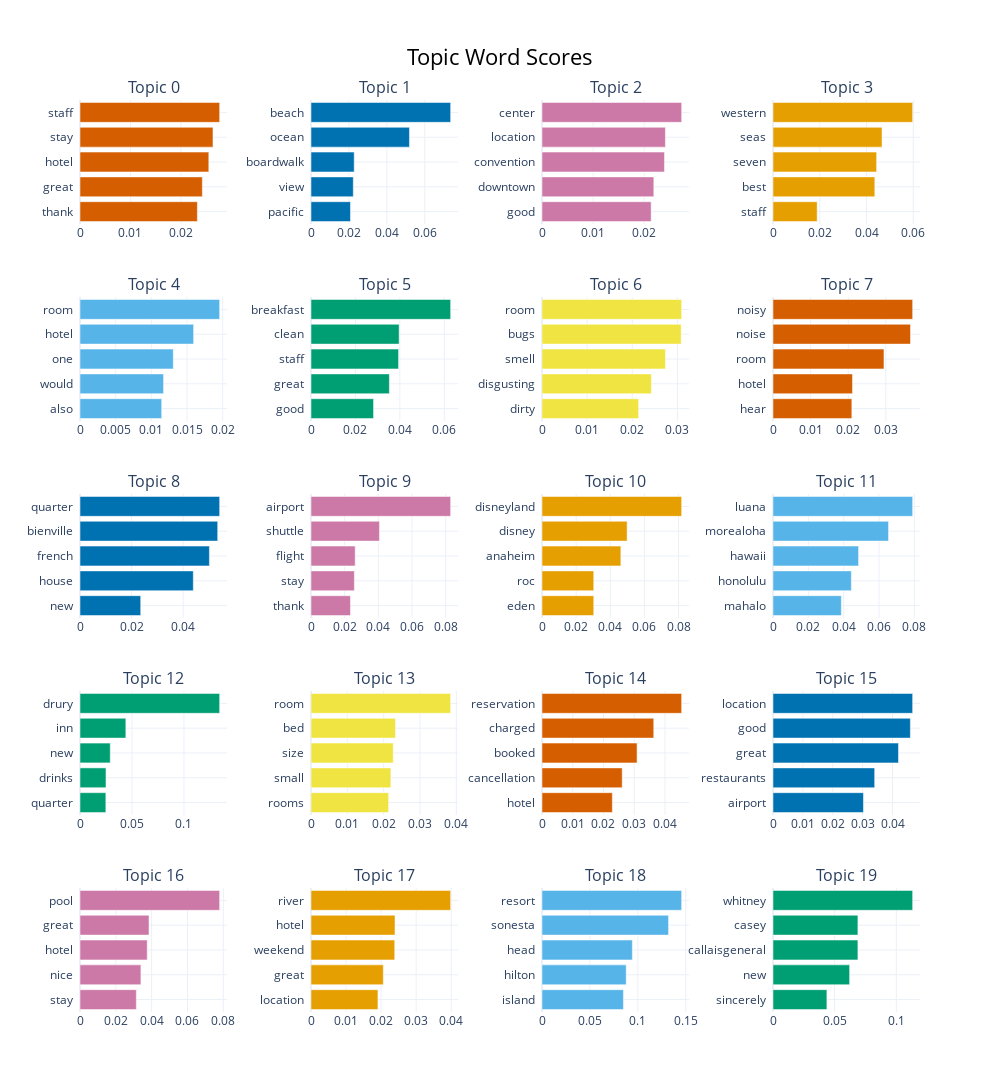

The notebook cell this image was saved under:
### Code cell
# Visualize top topic keywords
topic_model.visualize_barchart(top_n_topics=20)

### Figure 1 — Plotly figure (JSON) as saved in the notebook; plotly's stock layout.template omitted (floating-point values rounded to 4 significant figures)
{"data": [{"marker": {"color": "#D55E00"}, "orientation": "h", "type": "bar", "x": [0.02326, 0.02425, 0.02553, 0.02636, 0.02768], "xaxis": "x", "y": ["thank  ", "great  ", "hotel  ", "stay  ", "staff  "], "yaxis": "y"}, {"marker": {"color": "#0072B2"}, "orientation": "h", "type": "bar", "x": [0.02082, 0.02231, 0.02279, 0.05193, 0.07366], "xaxis": "x2", "y": ["pacific  ", "view  ", "boardwalk  ", "ocean  ", "beach  "], "yaxis": "y2"}, {"marker": {"color": "#CC79A7"}, "orientation": "h", "type": "bar", "x": [0.02135, 0.02187, 0.02395, 0.02414, 0.02732], "xaxis": "x3", "y": ["good  ", "downtown  ", "convention  ", "location  ", "center  "], "yaxis": "y3"}, {"marker": {"color": "#E69F00"}, "orientation": "h", "type": "bar", "x": [0.0189, 0.04355, 0.04432, 0.04663, 0.05973], "xaxis": "x4", "y": ["staff  ", "best  ", "seven  ", "seas  ", "western  "], "yaxis": "y4"}, {"marker": {"color": "#56B4E9"}, "orientation": "h", "type": "bar", "x": [0.01145, 0.01171, 0.01308, 0.01593, 0.01958], "xaxis": "x5", "y": ["also  ", "would  ", "one  ", "hotel  ", "room  "], "yaxis": "y5"}, {"marker": {"color": "#009E73"}, "orientation": "h", "type": "bar", "x": [0.02815, 0.03527, 0.03941, 0.03967, 0.06286], "xaxis": "x6", "y": ["good  ", "great  ", "staff  ", "clean  ", "breakfast  "], "yaxis": "y6"}, {"marker": {"color": "#F0E442"}, "orientation": "h", "type": "bar", "x": [0.02142, 0.02425, 0.02737, 0.03085, 0.03095], "xaxis": "x7", "y": ["dirty  ", "disgusting  ", "smell  ", "bugs  ", "room  "], "yaxis": "y7"}, {"marker": {"color": "#D55E00"}, "orientation": "h", "type": "bar", "x": [0.02096, 0.02114, 0.02951, 0.03656, 0.03713], "xaxis": "x8", "y": ["hear  ", "hotel  ", "room  ", "noise  ", "noisy  "], "yaxis": "y8"}, {"marker": {"color": "#0072B2"}, "orientation": "h", "type": "bar", "x": [0.02354, 0.04394, 0.05019, 0.05341, 0.05416], "xaxis": "x9", "y": ["new  ", "house  ", "french  ", "bienville  ", "quarter  "], "yaxis": "y9"}, {"marker": {"color": "#CC79A7"}, "orientation": "h", "type": "bar", "x": [0.02345, 0.02576, 0.02624, 0.04066, 0.08294], "xaxis": "x10", "y": ["thank  ", "stay  ", "flight  ", "shuttle  ", "airport  "], "yaxis": "y10"}, {"marker": {"color": "#E69F00"}, "orientation": "h", "type": "bar", "x": [0.03031, 0.03031, 0.04618, 0.04986, 0.0818], "xaxis": "x11", "y": ["eden  ", "roc  ", "anaheim  ", "disney  ", "disneyland  "], "yaxis": "y11"}, {"marker": {"color": "#56B4E9"}, "orientation": "h", "type": "bar", "x": [0.03869, 0.04435, 0.04843, 0.0654, 0.07904], "xaxis": "x12", "y": ["mahalo  ", "honolulu  ", "hawaii  ", "morealoha  ", "luana  "], "yaxis": "y12"}, {"marker": {"color": "#009E73"}, "orientation": "h", "type": "bar", "x": [0.02486, 0.02499, 0.0291, 0.04409, 0.1343], "xaxis": "x13", "y": ["quarter  ", "drinks  ", "new  ", "inn  ", "drury  "], "yaxis": "y13"}, {"marker": {"color": "#F0E442"}, "orientation": "h", "type": "bar", "x": [0.02137, 0.02198, 0.02264, 0.02327, 0.03844], "xaxis": "x14", "y": ["rooms  ", "small  ", "size  ", "bed  ", "room  "], "yaxis": "y14"}, {"marker": {"color": "#D55E00"}, "orientation": "h", "type": "bar", "x": [0.02288, 0.02609, 0.03092, 0.03635, 0.04543], "xaxis": "x15", "y": ["hotel  ", "cancellation  ", "booked  ", "charged  ", "reservation  "], "yaxis": "y15"}, {"marker": {"color": "#0072B2"}, "orientation": "h", "type": "bar", "x": [0.03026, 0.03402, 0.04198, 0.04596, 0.04672], "xaxis": "x16", "y": ["airport  ", "restaurants  ", "great  ", "good  ", "location  "], "yaxis": "y16"}, {"marker": {"color": "#CC79A7"}, "orientation": "h", "type": "bar", "x": [0.03146, 0.034, 0.03753, 0.03852, 0.07796], "xaxis": "x17", "y": ["stay  ", "nice  ", "hotel  ", "great  ", "pool  "], "yaxis": "y17"}, {"marker": {"color": "#E69F00"}, "orientation": "h", "type": "bar", "x": [0.0191, 0.02063, 0.02389, 0.02397, 0.03984], "xaxis": "x18", "y": ["location  ", "great  ", "weekend  ", "hotel  ", "river  "], "yaxis": "y18"}, {"marker": {"color": "#56B4E9"}, "orientation": "h", "type": "bar", "x": [0.08495, 0.08783, 0.09426, 0.132, 0.1457], "xaxis": "x19", "y": ["island  ", "hilton  ", "head  ", "sonesta  ", "resort  "], "yaxis": "y19"}, {"marker": {"color": "#009E73"}, "orientation": "h", "type": "bar", "x": [0.04371, 0.06213, 0.06886, 0.06886, 0.1133], "xaxis": "x20", "y": ["sincerely  ", "new  ", "callaisgeneral  ", "casey  ", "whitney  "], "yaxis": "y20"}], "layout": {"annotations": [{"font": {"size": 16}, "showarrow": false, "text": "Topic 0", "x": 0.0875, "xanchor": "center", "xref": "paper", "y": 1.0, "yanchor": "bottom", "yref": "paper"}, {"font": {"size": 16}, "showarrow": false, "text": "Topic 1", "x": 0.3625, "xanchor": "center", "xref": "paper", "y": 1.0, "yanchor": "bottom", "yref": "paper"}, {"font": {"size": 16}, "showarrow": false, "text": "Topic 2", "x": 0.6375, "xanchor": "center", "xref": "paper", "y": 1.0, "yanchor": "bottom", "yref": "paper"}, {"font": {"size": 16}, "showarrow": false, "text": "Topic 3", "x": 0.9125, "xanchor": "center", "xref": "paper", "y": 1.0, "yanchor": "bottom", "yref": "paper"}, {"font": {"size": 16}, "showarrow": false, "text": "Topic 4", "x": 0.0875, "xanchor": "center", "xref": "paper", "y": 0.784, "yanchor": "bottom", "yref": "paper"}, {"font": {"size": 16}, "showarrow": false, "text": "Topic 5", "x": 0.3625, "xanchor": "center", "xref": "paper", "y": 0.784, "yanchor": "bottom", "yref": "paper"}, {"font": {"size": 16}, "showarrow": false, "text": "Topic 6", "x": 0.6375, "xanchor": "center", "xref": "paper", "y": 0.784, "yanchor": "bottom", "yref": "paper"}, {"font": {"size": 16}, "showarrow": false, "text": "Topic 7", "x": 0.9125, "xanchor": "center", "xref": "paper", "y": 0.784, "yanchor": "bottom", "yref": "paper"}, {"font": {"size": 16}, "showarrow": false, "text": "Topic 8", "x": 0.0875, "xanchor": "center", "xref": "paper", "y": 0.568, "yanchor": "bottom", "yref": "paper"}, {"font": {"size": 16}, "showarrow": false, "text": "Topic 9", "x": 0.3625, "xanchor": "center", "xref": "paper", "y": 0.568, "yanchor": "bottom", "yref": "paper"}, {"font": {"size": 16}, "showarrow": false, "text": "Topic 10", "x": 0.6375, "xanchor": "center", "xref": "paper", "y": 0.568, "yanchor": "bottom", "yref": "paper"}, {"font": {"size": 16}, "showarrow": false, "text": "Topic 11", "x": 0.9125, "xanchor": "center", "xref": "paper", "y": 0.568, "yanchor": "bottom", "yref": "paper"}, {"font": {"size": 16}, "showarrow": false, "text": "Topic 12", "x": 0.0875, "xanchor": "center", "xref": "paper", "y": 0.352, "yanchor": "bottom", "yref": "paper"}, {"font": {"size": 16}, "showarrow": false, "text": "Topic 13", "x": 0.3625, "xanchor": "center", "xref": "paper", "y": 0.352, "yanchor": "bottom", "yref": "paper"}, {"font": {"size": 16}, "showarrow": false, "text": "Topic 14", "x": 0.6375, "xanchor": "center", "xref": "paper", "y": 0.352, "yanchor": "bottom", "yref": "paper"}, {"font": {"size": 16}, "showarrow": false, "text": "Topic 15", "x": 0.9125, "xanchor": "center", "xref": "paper", "y": 0.352, "yanchor": "bottom", "yref": "paper"}, {"font": {"size": 16}, "showarrow": false, "text": "Topic 16", "x": 0.0875, "xanchor": "center", "xref": "paper", "y": 0.136, "yanchor": "bottom", "yref": "paper"}, {"font": {"size": 16}, "showarrow": false, "text": "Topic 17", "x": 0.3625, "xanchor": "center", "xref": "paper", "y": 0.136, "yanchor": "bottom", "yref": "paper"}, {"font": {"size": 16}, "showarrow": false, "text": "Topic 18", "x": 0.6375, "xanchor": "center", "xref": "paper", "y": 0.136, "yanchor": "bottom", "yref": "paper"}, {"font": {"size": 16}, "showarrow": false, "text": "Topic 19", "x": 0.9125, "xanchor": "center", "xref": "paper", "y": 0.136, "yanchor": "bottom", "yref": "paper"}], "height": 1250, "hoverlabel": {"bgcolor": "white", "font": {"family": "Rockwell", "size": 16}}, "showlegend": false, "title": {"font": {"color": "Black", "size": 22}, "text": "Topic Word Scores", "x": 0.5, "xanchor": "center", "yanchor": "top"}, "width": 1000, "xaxis": {"anchor": "y", "domain": [0, 0.175], "showgrid": true}, "xaxis10": {"anchor": "y10", "domain": [0.275, 0.45], "showgrid": true}, "xaxis11": {"anchor": "y11", "domain": [0.55, 0.725], "showgrid": true}, "xaxis12": {"anchor": "y12", "domain": [0.825, 1], "showgrid": true}, "xaxis13": {"anchor": "y13", "domain": [0, 0.175], "showgrid": true}, "xaxis14": {"anchor": "y14", "domain": [0.275, 0.45], "showgrid": true}, "xaxis15": {"anchor": "y15", "domain": [0.55, 0.725], "showgrid": true}, "xaxis16": {"anchor": "y16", "domain": [0.825, 1], "showgrid": true}, "xaxis17": {"anchor": "y17", "domain": [0, 0.175], "showgrid": true}, "xaxis18": {"anchor": "y18", "domain": [0.275, 0.45], "showgrid": true}, "xaxis19": {"anchor": "y19", "domain": [0.55, 0.725], "showgrid": true}, "xaxis2": {"anchor": "y2", "domain": [0.275, 0.45], "showgrid": true}, "xaxis20": {"anchor": "y20", "domain": [0.825, 1], "showgrid": true}, "xaxis3": {"anchor": "y3", "domain": [0.55, 0.725], "showgrid": true}, "xaxis4": {"anchor": "y4", "domain": [0.825, 1], "showgrid": true}, "xaxis5": {"anchor": "y5", "domain": [0, 0.175], "showgrid": true}, "xaxis6": {"anchor": "y6", "domain": [0.275, 0.45], "showgrid": true}, "xaxis7": {"anchor": "y7", "domain": [0.55, 0.725], "showgrid": true}, "xaxis8": {"anchor": "y8", "domain": [0.825, 1], "showgrid": true}, "xaxis9": {"anchor": "y9", "domain": [0, 0.175], "showgrid": true}, "yaxis": {"anchor": "x", "domain": [0.864, 1.0], "showgrid": true}, "yaxis10": {"anchor": "x10", "domain": [0.432, 0.568], "showgrid": true}, "yaxis11": {"anchor": "x11", "domain": [0.432, 0.568], "showgrid": true}, "yaxis12": {"anchor": "x12", "domain": [0.432, 0.568], "showgrid": true}, "yaxis13": {"anchor": "x13", "domain": [0.216, 0.352], "showgrid": true}, "yaxis14": {"anchor": "x14", "domain": [0.216, 0.352], "showgrid": true}, "yaxis15": {"anchor": "x15", "domain": [0.216, 0.352], "showgrid": true}, "yaxis16": {"anchor": "x16", "domain": [0.216, 0.352], "showgrid": true}, "yaxis17": {"anchor": "x17", "domain": [0, 0.136], "showgrid": true}, "yaxis18": {"anchor": "x18", "domain": [0, 0.136], "showgrid": true}, "yaxis19": {"anchor": "x19", "domain": [0, 0.136], "showgrid": true}, "yaxis2": {"anchor": "x2", "domain": [0.864, 1.0], "showgrid": true}, "yaxis20": {"anchor": "x20", "domain": [0, 0.136], "showgrid": true}, "yaxis3": {"anchor": "x3", "domain": [0.864, 1.0], "showgrid": true}, "yaxis4": {"anchor": "x4", "domain": [0.864, 1.0], "showgrid": true}, "yaxis5": {"anchor": "x5", "domain": [0.648, 0.784], "showgrid": true}, "yaxis6": {"anchor": "x6", "domain": [0.648, 0.784], "showgrid": true}, "yaxis7": {"anchor": "x7", "domain": [0.648, 0.784], "showgrid": true}, "yaxis8": {"anchor": "x8", "domain": [0.648, 0.784], "showgrid": true}, "yaxis9": {"anchor": "x9", "domain": [0.432, 0.568], "showgrid": true}}}
